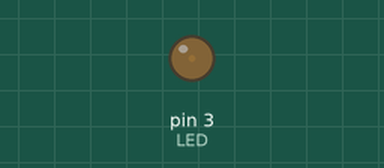
Recording of a sketch running on a simulated Arduino Uno, built with avr-gcc and run on an emulated ATmega328P. Parts: output pins drawn as LEDs (lit = HIGH).

Above: at 0.05 s.
At 2.15 s:
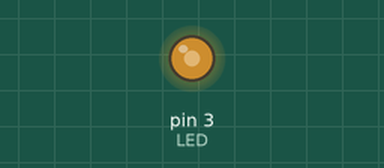
At 3.45 s:
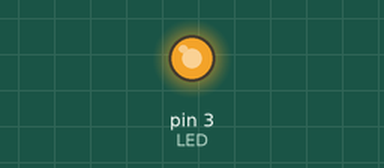
At 6.9 s:
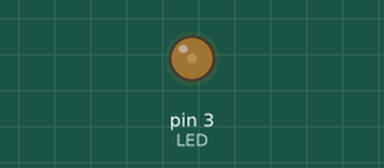
Timing chart, 0 to 10.0 s (numbered marks = the images above):
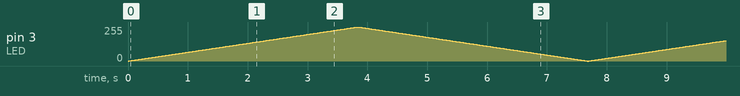

The sketch:

PWM_Led.ino
```cpp
int LED = 3;
int BRILLO;
int POT = 0;

void setup() {
  pinMode(LED, OUTPUT);
  //Las entradas analógicas no necesitan inicialización
}

void loop(){
    for(BRILLO = 0; BRILLO < 256; BRILLO++){
    analogWrite(LED, BRILLO);
    delay(15);
  }

  for(BRILLO = 255; BRILLO >= 0; BRILLO--){
    analogWrite(LED, BRILLO);
    delay(15);
  }
}
```
